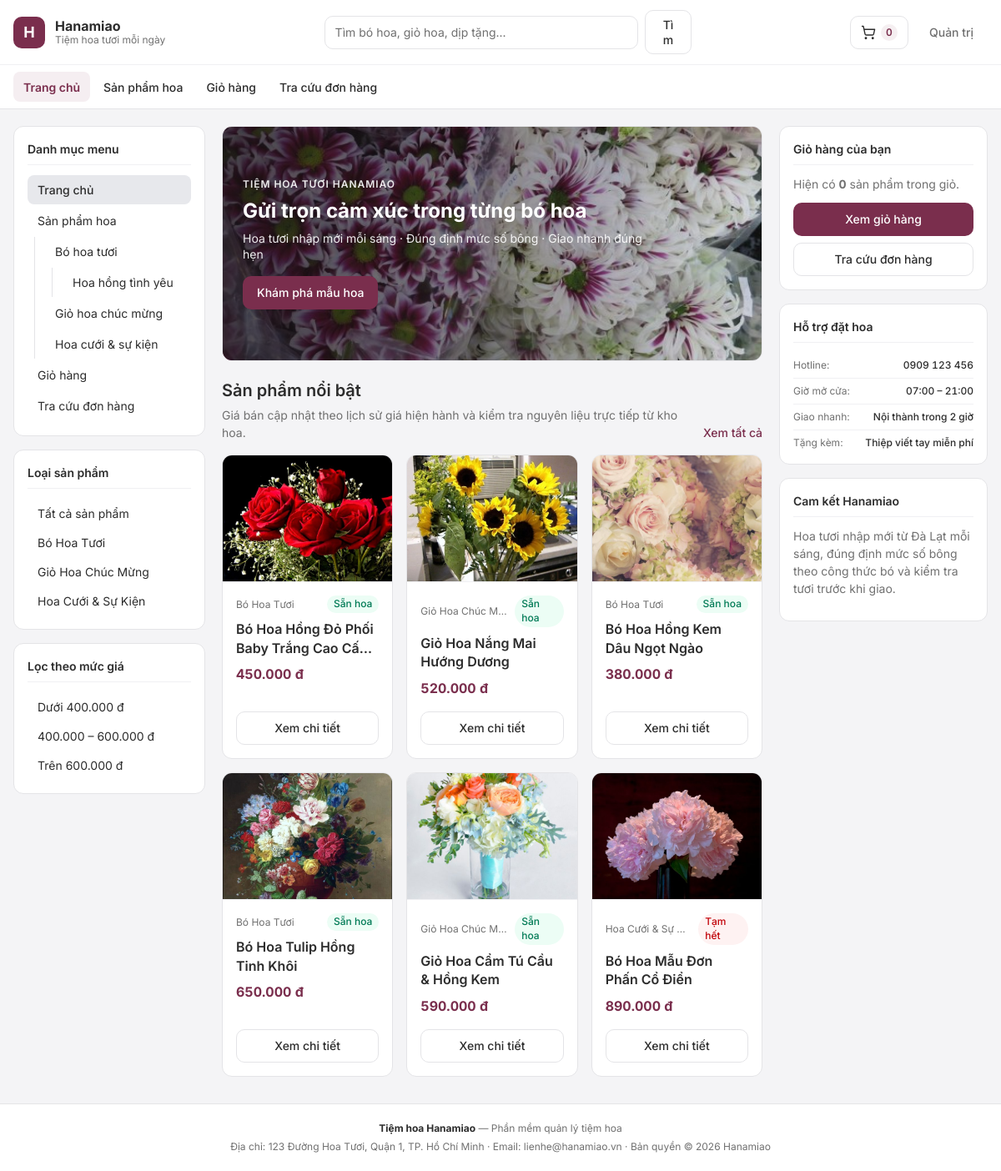
The page / on the database its author committed.
### tables this page shows
CREATE TABLE IF NOT EXISTS `Menu` (
    `ID` INT UNSIGNED NOT NULL AUTO_INCREMENT,
    `ID_Cha` INT UNSIGNED NOT NULL DEFAULT 0,
    `TenMenu` VARCHAR(150) NOT NULL,
    `MoTa` VARCHAR(255) DEFAULT NULL,
    `url` VARCHAR(255) DEFAULT NULL,
    PRIMARY KEY (`ID`),
    KEY `idx_menu_cha` (`ID_Cha`)
);

CREATE TABLE IF NOT EXISTS `LoaiSanPham` (
    `ID_LSP` INT UNSIGNED NOT NULL AUTO_INCREMENT,
    `TenLoaiSanPham` VARCHAR(120) NOT NULL,
    `TrangThai` TINYINT(1) NOT NULL DEFAULT 1,
    PRIMARY KEY (`ID_LSP`),
    KEY `idx_lsp_trangthai` (`TrangThai`)
);

CREATE TABLE IF NOT EXISTS `SanPham` (
    `ID_SP` INT UNSIGNED NOT NULL AUTO_INCREMENT,
    `TenSanPham` VARCHAR(180) NOT NULL,
    `ID_LSP` INT UNSIGNED NOT NULL,
    `HinhAnh` VARCHAR(255) DEFAULT NULL,
    `MoTa` TEXT DEFAULT NULL,
    `TrangThai` TINYINT(1) NOT NULL DEFAULT 1,
    PRIMARY KEY (`ID_SP`),
    KEY `idx_sp_lsp` (`ID_LSP`),
    KEY `idx_sp_trangthai` (`TrangThai`),
    CONSTRAINT `fk_sanpham_loaisanpham` FOREIGN KEY (`ID_LSP`)
        REFERENCES `LoaiSanPham` (`ID_LSP`) ON UPDATE CASCADE ON DELETE RESTRICT
);

### functions/helpers.php (called while the page is built, shortened)
<?php
function h(mixed $value): string
{
    return htmlspecialchars((string)($value ?? ''), ENT_QUOTES, 'UTF-8');
}
function formatMoney(float|int|string|null $amount): string
{
    return number_format((float)$amount, 0, ',', '.') . ' đ';
}
function getImageUrl(?string $relativePath, string $prefix = ''): string
{
    $clean = trim((string)($relativePath ?? ''));
    $normalized = ltrim(str_replace('\\', '/', $clean), '/');
    $absolutePath = dirname(__DIR__) . DIRECTORY_SEPARATOR . str_replace('/', DIRECTORY_SEPARATOR, $normalized);
    return $prefix . $normalized;
}
function getCartCount(): int
{
    $cart = $_SESSION['cart'] ?? [];
    $total = 0;
    return $total;
}

### functions/business_functions.php (called while the page is built, shortened)
<?php
function getActiveProductsWithMeta(PDO $pdo, int $limit = 6, ?int $idLSP = null): array
{
    return searchProductsWithMeta($pdo, [
        'lsp' => $idLSP ?? 0,
        'limit' => $limit,
    ]);
}
function searchProductsWithMeta(PDO $pdo, array $filters = []): array
{
    $params = [];
    $where = ['sp.TrangThai = 1', 'lsp.TrangThai = 1'];
    $idLSP = (int)($filters['lsp'] ?? 0);
    $keyword = trim((string)($filters['q'] ?? ''));
    $excludeId = (int)($filters['exclude_id'] ?? 0);
    $whereSql = implode(' AND ', $where);
    $having = [];
    $priceRange = (string)($filters['price'] ?? '');
    $havingSql = count($having) > 0 ? ('HAVING ' . implode(' AND ', $having)) : '';
    $sort = (string)($filters['sort'] ?? 'default');
    $orderSql = match ($sort) {
        'price_asc' => 'ORDER BY (GiaBanHienTai IS NULL) ASC, GiaBanHienTai ASC, sp.ID_SP ASC',
        'price_desc' => 'ORDER BY (GiaBanHienTai IS NULL) ASC, GiaBanHienTai DESC, sp.ID_SP ASC',
        'newest' => 'ORDER BY sp.ID_SP DESC',
        default => 'ORDER BY sp.ID_SP ASC',
    };
    $limit = (int)($filters['limit'] ?? 48);
    $limit = max(1, min(100, $limit));
    $sql = "SELECT
                sp.ID_SP,
                sp.TenSanPham,
                sp.ID_LSP,
                sp.HinhAnh,
                sp.MoTa,
                lsp.TenLoaiSanPham,
                (
                    SELECT g.GiaBan
                    FROM LichSuGia g
                    WHERE g.ID_SP = sp.ID_SP
                      AND g.NgayBatDau <= NOW()
                      AND (g.NgayKetThuc IS NULL OR g.NgayKetThuc > NOW())
                    ORDER BY (g.NgayKetThuc IS NULL) DESC, g.NgayBatDau DESC, g.ID_GB DESC
                    LIMIT 1
                ) AS GiaBanHienTai,
                COALESCE(
                    (
                        SELECT MIN(
                            CASE
                                WHEN h.TrangThai = 1 AND t.SoBong > 0 THEN FLOOR(h.SoLuongTon / t.SoBong)
                                ELSE 0
                            END
                        )
                        FROM ThanhPhanBo t
                        INNER JOIN Hoa h ON h.ID_H = t.ID_H
                        WHERE t.ID_SP = sp.ID_SP
                    ),
                    0
                ) AS SoLuongKhaDung
            FROM SanPham sp
            INNER JOIN LoaiSanPham lsp ON lsp.ID_LSP = sp.ID_LSP
            WHERE {$whereSql}
            {$havingSql}
            {$orderSql}
            LIMIT {$limit}";
    $stmt = $pdo->prepare($sql);
    $stmt->execute($params);
    return $stmt->fetchAll();
}
function getAllMenus(PDO $pdo): array
{
    $stmt = $pdo->query("SELECT ID, ID_Cha, TenMenu, MoTa, url FROM Menu ORDER BY ID ASC");
    return $stmt->fetchAll();
}
function getActiveProductTypes(PDO $pdo): array
{
    $stmt = $pdo->query("SELECT ID_LSP, TenLoaiSanPham FROM LoaiSanPham WHERE TrangThai = 1 ORDER BY ID_LSP ASC");
    return $stmt->fetchAll();
}

### pages/home.php (the view, shortened to what this page needs)
<?php
$featuredProducts = [];
if ($pdo instanceof PDO) {
    try {
        $featuredProducts = getActiveProductsWithMeta($pdo, 6);
    } catch (PDOException $exception) {
        error_log('[Hanamiao Home Products] ' . $exception->getMessage());
        $dbError = 'Không thể tải danh sách sản phẩm từ cơ sở dữ liệu.';
    }
}
?>
<section class="hero-banner">
    <img src="images/banner/hero-hanamiao.jpg" alt="Tiệm hoa tươi Hanamiao - Gửi trọn cảm xúc trong từng bó hoa">
    <div class="hero-overlay">
        <span class="hero-kicker">TIỆM HOA TƯƠI HANAMIAO</span>
        <h2 class="hero-heading">Gửi trọn cảm xúc trong từng bó hoa</h2>
        <p class="hero-copy">Hoa tươi nhập mới mỗi sáng &middot; Đúng định mức số bông &middot; Giao nhanh đúng hẹn</p>
        <a class="btn btn-primary" href="index.php?page=products">Khám phá mẫu hoa</a>
    </div>
</section>
<section class="content-section">
    <div class="section-header">
        <div>
            <h1 class="page-title">Sản phẩm nổi bật</h1>
            <p class="section-subtitle">Giá bán cập nhật theo lịch sử giá hiện hành và kiểm tra nguyên liệu trực tiếp từ kho hoa.</p>
        </div>
        <a class="link-inline" href="index.php?page=products">Xem tất cả</a>
    </div>
    <?php if (count($featuredProducts) === 0): ?>
        <div class="panel empty-state">
            <h2 class="empty-title">Chưa có sản phẩm nào đang mở bán</h2>
            <p class="text-muted">Hãy kiểm tra dữ liệu bảng SanPham hoặc nhập thêm sản phẩm trong khu vực Quản trị.</p>
            <a class="btn btn-outline" href="admin/index.php">Mở trang quản trị</a>
        </div>
    <?php else: ?>
        <div class="product-grid">
            <?php foreach ($featuredProducts as $product): ?>
                <?php
                $idSp = (int)$product['ID_SP'];
                $imgSrc = getImageUrl($product['HinhAnh']);
                $availableQty = (int)$product['SoLuongKhaDung'];
                $isInStock = $availableQty > 0;
                ?>
                <article class="product-card">
                    <a class="product-thumb" href="index.php?page=product_detail&amp;id=<?php echo $idSp; ?>">
                        <img src="<?php echo h($imgSrc); ?>" alt="<?php echo h($product['TenSanPham']); ?>" loading="lazy">
                    </a>
                    <div class="product-body">
                        <div class="product-meta">
                            <span class="product-category"><?php echo h($product['TenLoaiSanPham']); ?></span>
                            <span class="badge <?php echo $isInStock ? 'badge-success' : 'badge-error'; ?>">
                                <?php echo $isInStock ? 'Sẵn hoa' : 'Tạm hết'; ?>
                            </span>
                        </div>
                        <h2 class="product-title">
                            <a href="index.php?page=product_detail&amp;id=<?php echo $idSp; ?>">
                                <?php echo h($product['TenSanPham']); ?>
                            </a>
                        </h2>
                        <p class="product-price tabular-nums"><?php echo h(formatMoney($product['GiaBanHienTai'])); ?></p>
                        <div class="product-footer">
                            <a class="btn btn-outline btn-block" href="index.php?page=product_detail&amp;id=<?php echo $idSp; ?>">
                                Xem chi tiết
                            </a>
                        </div>
                    </div>
                </article>
            <?php endforeach; ?>
        </div>
    <?php endif; ?>
</section>

### components/header.php (shortened to what this page needs)
<?php
$cartCount = getCartCount();
$rootMenus = layMenuCon($menus, 0);
$searchKeyword = isset($_GET['q']) && is_string($_GET['q']) ? trim($_GET['q']) : '';
?>
<!DOCTYPE html>
<html lang="vi">
<head>
    <link rel="stylesheet" href="css/fonts.css">
    <link rel="stylesheet" href="css/tokens.css">
    <link rel="stylesheet" href="css/style.css">
</head>
<body>
<div class="site-shell">
    <header class="site-header">
        <div class="header-top">
            <div class="site-container header-top-inner">
                <a class="brand" href="index.php?page=home">
                    <span class="brand-mark" aria-hidden="true">H</span>
                    <span class="brand-text">
                        <strong>Hanamiao</strong>
                        <small>Tiệm hoa tươi mỗi ngày</small>
                    </span>
                </a>
                <form class="header-search" action="index.php" method="get" role="search">
                    <input
                        id="header-search-input"
                        type="search"
                        name="q"
                        class="input-control"
                        placeholder="Tìm bó hoa, giỏ hoa, dịp tặng..."
                        value="<?php echo h($searchKeyword); ?>"
                    >
                    <button type="submit" class="btn btn-outline">Tìm</button>
                </form>
                <div class="header-actions">
                    <a class="btn btn-outline btn-cart-icon" href="index.php?page=cart" aria-label="Giỏ hàng" title="Giỏ hàng">
                        <span class="count-pill tabular-nums"><?php echo $cartCount; ?></span>
                    </a>
                    <a class="btn btn-ghost" href="admin/index.php">Quản trị</a>
                </div>
            </div>
        </div>
        <nav class="site-navbar" aria-label="Điều hướng chính">
            <div class="site-container">
                <ul class="nav-list">
                    <?php if (count($rootMenus) === 0): ?>
                        <li><a class="nav-link active" href="index.php?page=home">Trang chủ</a></li>
                    <?php else: ?>
                        <?php foreach ($rootMenus as $item): ?>
                            <?php
                            $url = trim((string)($item['url'] ?? ''));
                            $isSafe = isSafeInternalUrl($url);
                            $isActive = ($isSafe && str_contains($url, 'page=' . $page));
                            ?>
                            <li>
                                <?php if ($isSafe): ?>
                                    <a class="nav-link<?php echo $isActive ? ' active' : ''; ?>" href="<?php echo h($url); ?>">
                                        <?php echo h($item['TenMenu']); ?>
                                    </a>
                                <?php else: ?>
                                    <span class="nav-link nav-link-static"><?php echo h($item['TenMenu']); ?></span>
                                <?php endif; ?>
                            </li>
                        <?php endforeach; ?>
                    <?php endif; ?>
                </ul>
            </div>
        </nav>
    </header>

### components/left.php (shortened to what this page needs)
<?php
$activeLsp = isset($_GET['lsp']) ? (int)$_GET['lsp'] : 0;
$activePrice = isset($_GET['price']) && is_string($_GET['price']) ? $_GET['price'] : '';
?>
<section class="widget">
    <h2 class="widget-title">Danh mục menu</h2>
    <?php if (count($menus) === 0): ?>
        <p class="text-muted text-xs">Chưa có dữ liệu menu.</p>
    <?php else: ?>
        <nav aria-label="Menu đa cấp">
            <?php inMenu($menus, 0, $currentQuery); ?>
        </nav>
    <?php endif; ?>
</section>
<section class="widget">
    <h2 class="widget-title">Loại sản phẩm</h2>
    <?php if (count($productTypes) === 0): ?>
        <p class="text-muted text-xs">Chưa có loại sản phẩm đang bán.</p>
    <?php else: ?>
        <ul class="category-list">
            <li>
                <a class="category-link<?php echo ($page === 'products' && $activeLsp === 0 && $activePrice === '') ? ' active' : ''; ?>" href="index.php?page=products">
                    Tất cả sản phẩm
                </a>
            </li>
            <?php foreach ($productTypes as $type): ?>
                <?php $lspId = (int)$type['ID_LSP']; ?>
                <li>
                    <a class="category-link<?php echo ($page === 'products' && $activeLsp === $lspId) ? ' active' : ''; ?>" href="index.php?page=products&amp;lsp=<?php echo $lspId; ?>">
                        <?php echo h($type['TenLoaiSanPham']); ?>
                    </a>
                </li>
            <?php endforeach; ?>
        </ul>
    <?php endif; ?>
</section>
<section class="widget">
    <h2 class="widget-title">Lọc theo mức giá</h2>
    <ul class="category-list">
        <li>
            <a class="category-link<?php echo $activePrice === 'under400' ? ' active' : ''; ?>" href="index.php?page=products&amp;price=under400">
                Dưới 400.000 đ
            </a>
        </li>
        <li>
            <a class="category-link<?php echo $activePrice === '400to600' ? ' active' : ''; ?>" href="index.php?page=products&amp;price=400to600">
                400.000 – 600.000 đ
            </a>
        </li>
        <li>
            <a class="category-link<?php echo $activePrice === 'over600' ? ' active' : ''; ?>" href="index.php?page=products&amp;price=over600">
                Trên 600.000 đ
            </a>
        </li>
    </ul>
</section>

### functions/menu_functions.php (shortened to what this page needs)
<?php
function layMenuCon(array $menus, int $idCha): array
{
    $ketQua = [];
    foreach ($menus as $menu) {
        if ((int)$menu['ID_Cha'] === $idCha) {
            $ketQua[] = $menu;
        }
    }
    return $ketQua;
}
function isSafeInternalUrl(string $url): bool
{
    return (bool)preg_match(
        '/^(?:index\.php)?\?page=[A-Za-z0-9_]+(?:&[A-Za-z0-9_]+=[^<>"\'\s]+)*$/u',
        $url
    );
}
function inMenu(array $menus, int $idCha = 0, string $currentQuery = '', int $depth = 0): void
{
    $menuCon = layMenuCon($menus, $idCha);
    if (count($menuCon) === 0 || $depth > 5) {
        return;
    }
    $ulClass = $depth === 0 ? 'menu-tree menu-root' : 'menu-tree menu-sub level-' . $depth;
    echo '<ul class="' . $ulClass . '">';
    foreach ($menuCon as $menu) {
        $id = (int)$menu['ID'];
        $ten = htmlspecialchars((string)$menu['TenMenu'], ENT_QUOTES, 'UTF-8');
        $url = trim((string)($menu['url'] ?? ''));
        $isActive = ($url !== '' && $currentQuery !== '' && str_ends_with($url, $currentQuery));
        echo '<li class="menu-item">';
        if (isSafeInternalUrl($url)) {
            $safeUrl = htmlspecialchars($url, ENT_QUOTES, 'UTF-8');
            $activeClass = $isActive ? ' active' : '';
            echo '<a class="menu-link' . $activeClass . '" href="' . $safeUrl . '">' . $ten . '</a>';
        } else {
            echo '<span class="menu-label">' . $ten . '</span>';
        }
        inMenu($menus, $id, $currentQuery, $depth + 1);
        echo '</li>';
    }
    echo '</ul>';
}

### rows shown on the page
menu: TenMenu "Trang chủ"
menu: TenMenu "Sản phẩm hoa"
menu: TenMenu "Giỏ hàng"
menu: TenMenu "Tra cứu đơn hàng"
menu: TenMenu "Bó hoa tươi"
menu: TenMenu "Hoa hồng tình yêu"
menu: TenMenu "Giỏ hoa chúc mừng"
menu: TenMenu "Hoa cưới & sự kiện"
loaisanpham: TenLoaiSanPham "Bó Hoa Tươi"
loaisanpham: TenLoaiSanPham "Giỏ Hoa Chúc Mừng"
loaisanpham: TenLoaiSanPham "Hoa Cưới & Sự Kiện"
sanpham: HinhAnh (picture), ID_LSP.TenLoaiSanPham "Bó Hoa Tươi", shows "Sẵn hoa", TenSanPham "Bó Hoa Hồng Đỏ Phối Baby Trắng Cao…", GiaBanHienTai "450.000 đ"
sanpham: HinhAnh (picture), ID_LSP.TenLoaiSanPham "Giỏ Hoa Chúc M…", shows "Sẵn hoa", TenSanPham "Giỏ Hoa Nắng Mai Hướng Dương", GiaBanHienTai "520.000 đ"
sanpham: HinhAnh (picture), ID_LSP.TenLoaiSanPham "Bó Hoa Tươi", shows "Sẵn hoa", TenSanPham "Bó Hoa Hồng Kem Dâu Ngọt Ngào", GiaBanHienTai "380.000 đ"
sanpham: HinhAnh (picture), ID_LSP.TenLoaiSanPham "Bó Hoa Tươi", shows "Sẵn hoa", TenSanPham "Bó Hoa Tulip Hồng Tinh Khôi", GiaBanHienTai "650.000 đ"
sanpham: HinhAnh (picture), ID_LSP.TenLoaiSanPham "Giỏ Hoa Chúc M…", shows "Sẵn hoa", TenSanPham "Giỏ Hoa Cẩm Tú Cầu & Hồng Kem", GiaBanHienTai "590.000 đ"
sanpham: HinhAnh (picture), ID_LSP.TenLoaiSanPham "Hoa Cưới & Sự…", shows "Tạm hết", TenSanPham "Bó Hoa Mẫu Đơn Phấn Cổ Điển", GiaBanHienTai "890.000 đ"

### other values the page prints
$cartCount "0"
$cartItemsCount "0"
